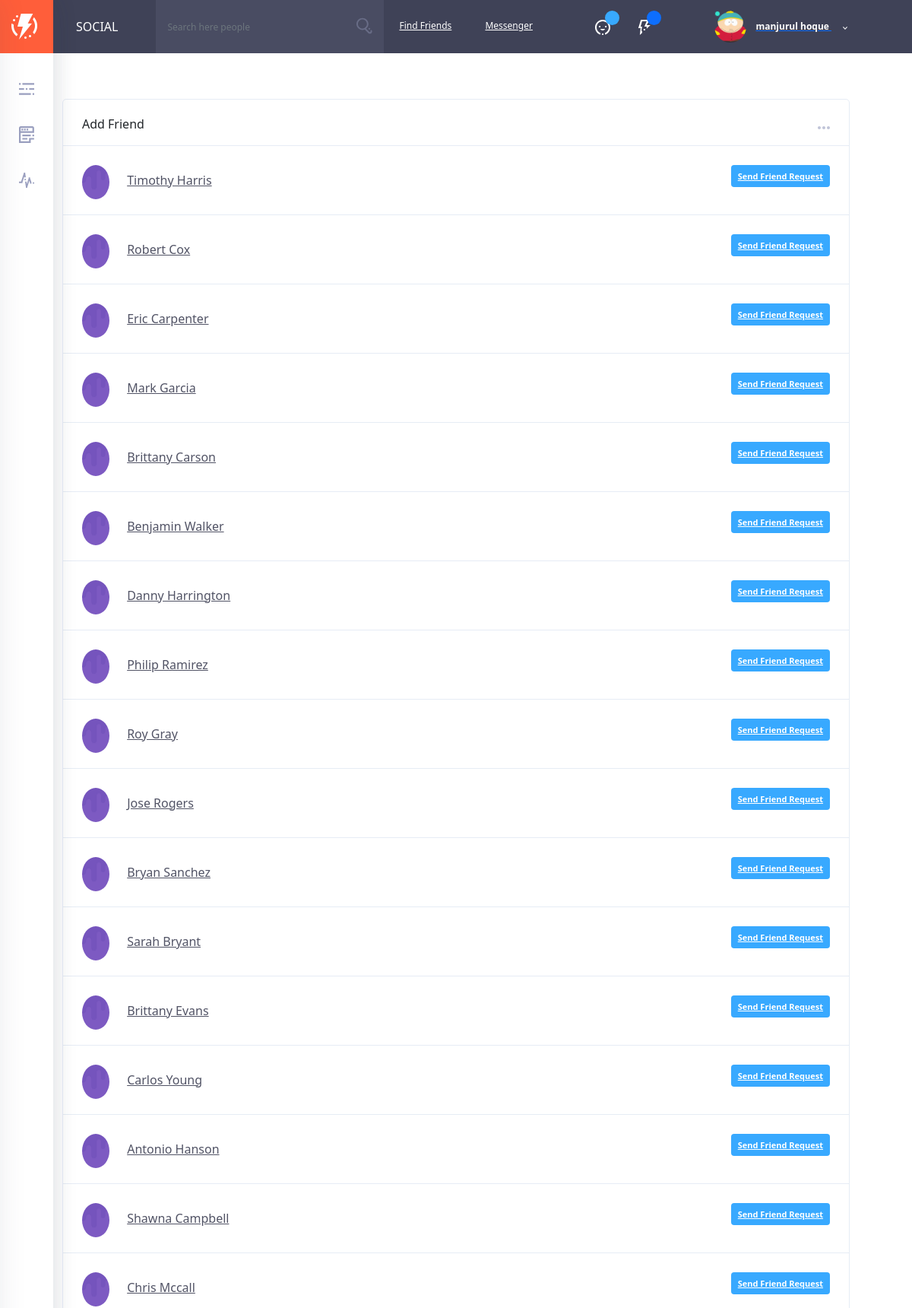
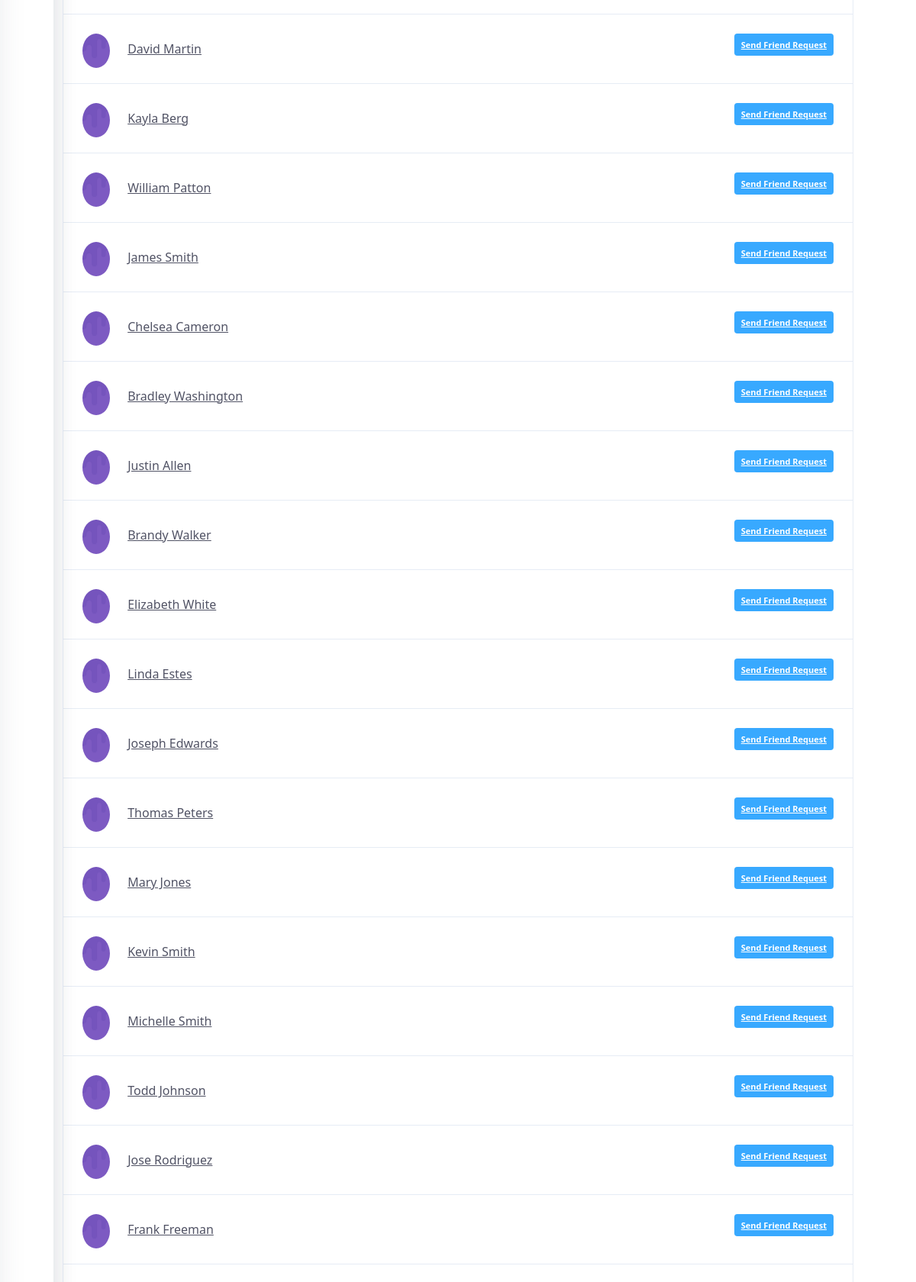
Screenshot of /find-friends (signed in, upper part) with the database file from the repository (2 pictures, top to bottom).
### accounts/models.py (models this page shows, shortened)
class User(AbstractUser):
    username = models.CharField(
        'username',
        max_length=50,
        unique=True,
        help_text='Required. 50 characters or fewer. Letters, digits and @/./+/-/_ only.',
        error_messages={
            'unique': "A user with that username already exists.",
        },
    )
    email = models.EmailField(unique=True, blank=False,
                              error_messages={
                                  'unique': "A user with that email already exists.",
                              })
    gender = models.CharField(max_length=20)
    status = models.BooleanField(default=False)
    about = models.TextField(blank=True)
    USERNAME_FIELD = "email"
    REQUIRED_FIELDS = ["username", "gender"]

### userprofile/models.py (models this page shows, shortened)
class Profile(models.Model):
    user = models.OneToOneField(User, on_delete=models.DO_NOTHING, related_name='profile')
    profile_image = models.ImageField(upload_to='avatars', default='avatars/guest.png')
    cover_image = models.ImageField(upload_to='avatars', default='avatars/cover.png')
    phone = models.CharField(max_length=20, blank=True)
    city = models.CharField(max_length=20, blank=True)
    country = models.CharField(max_length=20, blank=True)

### friends/views.py (the view)
# urls.py: path('find-friends', FindFriendsListView.as_view(), name="find-friends"),
class FindFriendsListView(LoginRequiredMixin, ListView):
    model = Friend
    context_object_name = 'users'
    template_name = "friends/find-friends.html"
    def get_queryset(self):
        current_user_friends = self.request.user.friends.values('id')
        sent_request = list(
            FriendshipRequest.objects.filter(Q(from_user=self.request.user))
            .exclude(to_user_id=self.request.user.id)
            .values_list('to_user_id', flat=True))
        users = User.objects.exclude(id__in=current_user_friends).exclude(id__in=sent_request).exclude(
            id=self.request.user.id)
        return users

### templates/friends/find-friends.html (shortened to what this page needs)
{% extends 'base.html' %}
{% load static %}
{% block content %}
    <div class="container">
        <div class="row">
            <div class="col col-xl-12 order-xl-2 col-lg-9 order-lg-2 col-md-12 order-md-1 col-sm-12 col-12">
                <div class="ui-block">
                    <div class="ui-block-title">
                        <h6 class="title">Add Friend</h6>
                        <a href="#" class="more">
                            <svg class="olymp-three-dots-icon">
                                <use xlink:href="svg-icons/sprites/icons.svg#olymp-three-dots-icon"></use>
                            </svg>
                        </a>
                    </div>
                    <ul class="notification-list friend-requests">
                        {% for user in users %}
                            <li>
                                <div class="author-thumb">
                                    {% if user.profile.profile_image.url %}
                                        <img src="{{ user.profile.profile_image.url }}" class="author-img" alt="author" style="height: 45px">
                                    {% else %}
                                        <img src="{% static 'img/bg-birthdays.jpg' %}" class="author-img" alt="author" style="height: 45px">
                                    {% endif %}
                                </div>
                                <div class="notification-event">
                                    <a href="#" class="h6 notification-friend">{{ user.get_full_name }}</a>
                                </div>
                                <span class="notification-icon">
                                    <a href="javascript:void(0)" data-url="{% url 'friends:send-request' user.username %}" class="add-butn add-friend accept-request" data-ripple="" data-friend="{{ user.username }}">
                                        Send Friend Request
                                    </a>
                                </span>
                            </li>
                        {% endfor %}
                    </ul>
                </div>
            </div>
        </div>
    </div>
{% endblock %}

### templates/includes/header.html (shortened to what this page needs)
{% load static %}
<div class="fixed-sidebar">
    <div class="fixed-sidebar-left sidebar--small" id="sidebar-left">
        <a href="{% url 'core:home' %}" class="logo">
            <div class="img-wrap">
                <img src="{% static 'img/logo.webp' %}" alt="olympus">
            </div>
        </a>
        <div class="mCustomScrollbar" data-mcs-theme="dark">
            <ul class="left-menu">
                <li>
                    <a href="#" class="js-sidebar-open">
                        <svg class="olymp-menu-icon left-menu-icon" data-toggle="tooltip" data-placement="right"
                             data-original-title="OPEN MENU">
                            <use xlink:href="#olymp-menu-icon"></use>
                        </svg>
                    </a>
                </li>
                <li>
                    <a href="{% url 'core:home' %}">
                        <svg class="olymp-newsfeed-icon left-menu-icon" data-toggle="tooltip" data-placement="right"
                             data-original-title="NEWSFEED">
                            <use xlink:href="#olymp-newsfeed-icon"></use>
                        </svg>
                    </a>
                </li>
                <li>
                    <a href="{% url 'profile:edit-profile' %}">
                        <svg class="olymp-stats-icon left-menu-icon" data-toggle="tooltip" data-placement="right"
                             data-original-title="My profile">
                            <use xlink:href="#olymp-stats-icon"></use>
                        </svg>
                    </a>
                </li>
            </ul>
        </div>
    </div>
</div>
<header class="header" id="site-header">
    <div class="page-title" style="cursor: pointer;" data-link="{% url 'core:home' %}"
         onclick="window.location.href=$(this).data('link');">
        <h6>Social</h6>
    </div>
    <div class="header-content-wrapper">
        <form class="search-bar w-search notification-list friend-requests">
            <div class="form-group with-button">
                <input class="form-control js-user-searchh" placeholder="Search here people" type="text">
                <button>
                    <svg class="olymp-magnifying-glass-icon">
                        <use xlink:href="#olymp-magnifying-glass-icon"></use>
                    </svg>
                </button>
            </div>
        </form>
        <a href="{% url 'friends:find-friends' %}" class="link-find-friend">Find Friends</a>
        <a href="{% url 'communications:all-messages' %}" class="link-find-friend">Messenger</a>
        <div class="control-block">
            <div class="control-icon more has-items">
                <svg class="olymp-happy-face-icon">
                    <use xlink:href="#olymp-happy-face-icon"></use>
                </svg>
                <div class="label-avatar bg-blue" id="total-friend-requests"></div>
            </div>
            <div class="control-icon more has-items">
                <svg class="olymp-thunder-icon">
                    <use xlink:href="#olymp-thunder-icon"></use>
                </svg>
                <div class="label-avatar bg-primary" id="notification-count"></div>
            </div>
            <div class="author-page author vcard inline-items more">
                <div class="author-thumb">
                    <img alt="author" src="{{ user.profile.profile_image.url }}" style="width: 42px; height: 42px"
                         class="avatar">
                    <span class="icon-status online"></span>
                </div>
                <a href="#" class="author-name fn">
                    <div class="author-title">
                        {{ user.get_full_name }}
                        <svg class="olymp-dropdown-arrow-icon">
                            <use xlink:href="#olymp-dropdown-arrow-icon"></use>
                        </svg>
                    </div>
                </a>
            </div>
        </div>
    </div>
</header>
<div class="header-spacer"></div>

### static/css/custom.css (style rules this page uses)
.author-img { width: 36px; height: 36px; }

### static/css/chat.css (style rules this page uses)
body { margin-top: 20px; }

### rows the page displays
User: profile.profile_image (picture), get_full_name "manjurul hoque"
User: get_full_name "Timothy Harris"
User: get_full_name "Robert Cox"
User: get_full_name "Eric Carpenter"
User: get_full_name "Mark Garcia"
User: get_full_name "Brittany Carson"
User: get_full_name "Benjamin Walker"
User: get_full_name "Danny Harrington"
User: get_full_name "Philip Ramirez"
User: get_full_name "Roy Gray"
User: get_full_name "Jose Rogers"
User: get_full_name "Bryan Sanchez"
User: get_full_name "Sarah Bryant"
User: get_full_name "Brittany Evans"
User: get_full_name "Carlos Young"
User: get_full_name "Antonio Hanson"
User: get_full_name "Shawna Campbell"
User: get_full_name "Chris Mccall"
User: get_full_name "David Martin"
User: get_full_name "Kayla Berg"
User: get_full_name "William Patton"
User: get_full_name "James Smith"
User: get_full_name "Chelsea Cameron"
User: get_full_name "Bradley Washington"
User: get_full_name "Justin Allen"
User: get_full_name "Brandy Walker"
User: get_full_name "Elizabeth White"
User: get_full_name "Linda Estes"
User: get_full_name "Joseph Edwards"
User: get_full_name "Thomas Peters"
User: get_full_name "Mary Jones"
User: get_full_name "Kevin Smith"
User: get_full_name "Michelle Smith"
User: get_full_name "Todd Johnson"
User: get_full_name "Jose Rodriguez"
User: get_full_name "Frank Freeman"
